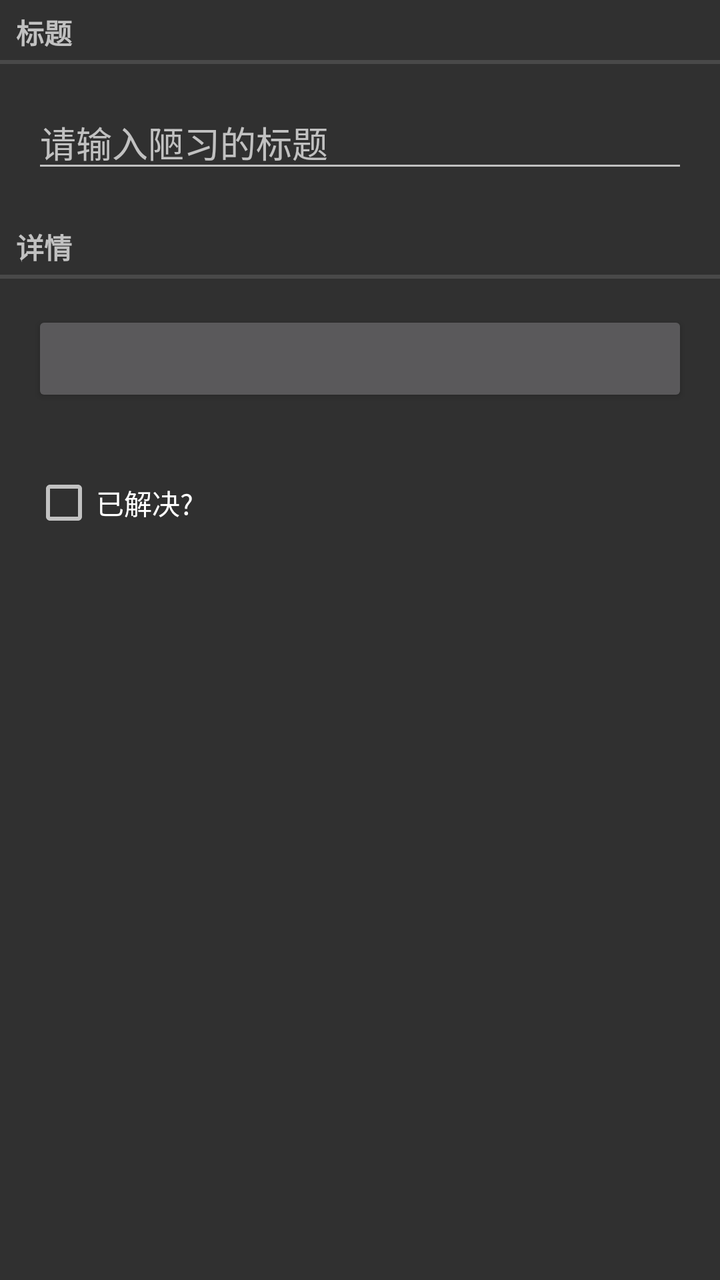
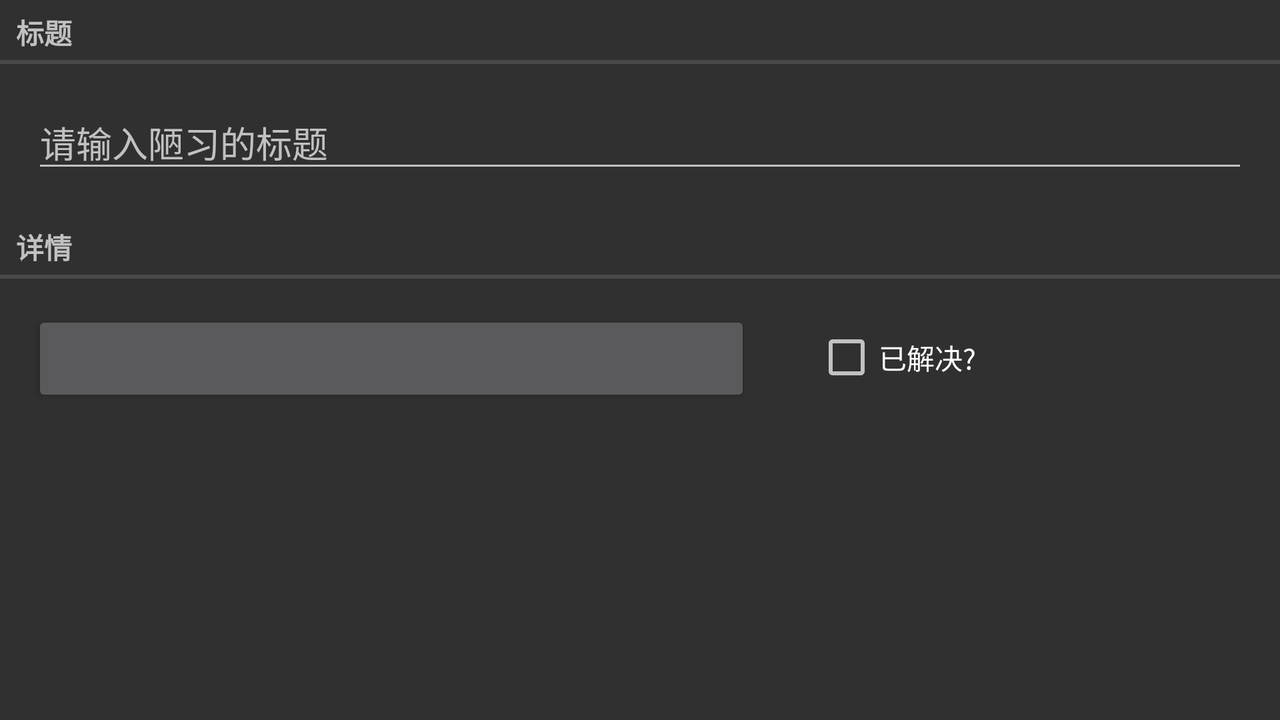

Compare how this app lays out the same screen by default and in its alternative resource folder. The renders come first, then the two layout files and the values they reference.
<!-- AndroidManifest.xml: application theme AppTheme -->
<!-- res/layout/fragment_crime.xml -->
<?xml version="1.0" encoding="utf-8"?>
<LinearLayout xmlns:android="http://schemas.android.com/apk/res/android"
    xmlns:tools="http://schemas.android.com/tools"
    android:layout_width="match_parent"
    android:layout_height="match_parent"
    android:id="@+id/fragmentContainer"
    android:orientation="vertical"
    >

    <TextView
        android:layout_width="match_parent"
        android:layout_height="wrap_content"
        android:text="@string/crime_title_label"
        android:id="@+id/textView"
        style="?android:listSeparatorTextViewStyle"/>

    <EditText
        android:layout_width="match_parent"
        android:layout_height="wrap_content"
        android:layout_margin="16dp"
        android:id="@+id/crime_title"
        android:hint="请输入陋习的标题 " />

    <TextView
        android:layout_width="match_parent"
        android:layout_height="wrap_content"
        android:text="@string/crime_details_label"
        android:id="@+id/textView2"
        style="?android:listSeparatorTextViewStyle"/>

    <Button
        android:layout_width="match_parent"
        android:layout_height="wrap_content"
        android:id="@+id/crime_date"
        android:layout_margin="16dp" />

    <CheckBox
        android:layout_width="wrap_content"
        android:layout_height="wrap_content"
        android:text="@string/crime_solved_label"
        android:id="@+id/crime_solved"
        android:nestedScrollingEnabled="true"
        android:layout_margin="16dp"/>
</LinearLayout>
<!-- resources referenced by this layout -->
<resources>
  <string name="crime_details_label">详情</string>
  <string name="crime_solved_label">已解决?</string>
  <string name="crime_title_label">标题</string>
  <style name="AppTheme" parent="Theme.AppCompat">
          
          <item name="colorPrimary">@color/colorPrimary</item>
          <item name="colorPrimaryDark">@color/colorPrimaryDark</item>
          <item name="colorAccent">@color/colorAccent</item>
          <item name="android:listDivider">@drawable/divider_bg</item>
  
      </style>
  <color name="colorPrimary">#3F51B5</color>
  <color name="colorPrimaryDark">#303F9F</color>
  <color name="colorAccent">#FF4081</color>
  <!-- drawable divider_bg (drawable) -->
  <?xml version="1.0" encoding="utf-8"?>
  <shape xmlns:android="http://schemas.android.com/apk/res/android"
      android:shape="rectangle" >
  
      <gradient
          android:centerColor="#FFA500"
          android:endColor="#FFFF00"
          android:startColor="#FF6347"
          android:type="linear" />
      <size android:height="4dp"/>
  
  </shape>
</resources>
<!-- res/layout-land/fragment_crime.xml (the author's variant of the layout above) -->
<!-- drawn on the phone turned sideways -->
<?xml version="1.0" encoding="utf-8"?>
<LinearLayout xmlns:android="http://schemas.android.com/apk/res/android"
    xmlns:tools="http://schemas.android.com/tools"
    android:layout_width="match_parent"
    android:layout_height="match_parent"
    android:id="@+id/fragmentContainer"
    android:orientation="vertical"
    >

    <TextView
        android:layout_width="match_parent"
        android:layout_height="wrap_content"
        android:text="@string/crime_title_label"
        android:id="@+id/textView"
        style="?android:listSeparatorTextViewStyle"/>

    <EditText
        android:layout_width="match_parent"
        android:layout_height="wrap_content"
        android:layout_margin="16dp"
        android:id="@+id/crime_title"
        android:hint="请输入陋习的标题 "/>

    <TextView
        android:layout_width="match_parent"
        android:layout_height="wrap_content"
        android:text="@string/crime_details_label"
        android:id="@+id/textView2"
        style="?android:listSeparatorTextViewStyle"/>

    <LinearLayout
        android:orientation="horizontal"
        android:layout_width="match_parent"
        android:layout_height="wrap_content">

        <Button
            android:layout_width="wrap_content"
            android:layout_height="wrap_content"
            android:id="@+id/crime_date"
            android:layout_margin="16dp"
            android:layout_weight="2" />

        <CheckBox
            android:layout_width="wrap_content"
            android:layout_height="wrap_content"
            android:text="@string/crime_solved_label"
            android:id="@+id/crime_solved"
            android:nestedScrollingEnabled="true"
            android:layout_margin="16dp"
            android:layout_weight="1" />
    </LinearLayout>

</LinearLayout>
